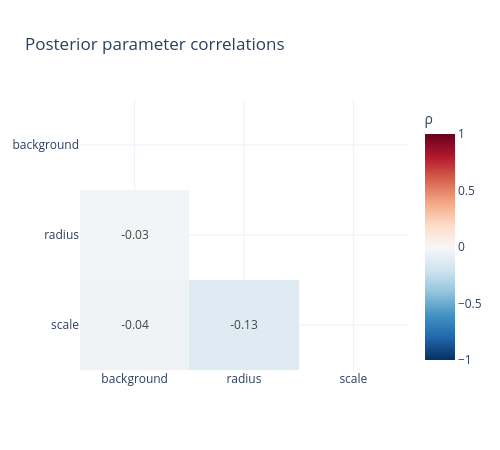

The cell this chart's notebook holds for it:
### Code cell
print('\nGenerating parameter correlation heatmap...')
fitter.plot_param_correlations()

### Figure 1 — Plotly figure (JSON) as saved in the notebook; plotly's stock layout.template omitted (floating-point values rounded to 4 significant figures)
{"data": [{"colorbar": {"title": {"text": "ρ"}}, "colorscale": [[0, "rgb(103,0,31)"], [0.1, "rgb(178,24,43)"], [0.2, "rgb(214,96,77)"], [0.3, "rgb(244,165,130)"], [0.4, "rgb(253,219,199)"], [0.5, "rgb(247,247,247)"], [0.6, "rgb(209,229,240)"], [0.7, "rgb(146,197,222)"], [0.8, "rgb(67,147,195)"], [0.9, "rgb(33,102,172)"], [1, "rgb(5,48,97)"]], "hoverongaps": false, "reversescale": true, "text": [["", "", ""], ["-0.03", "", ""], ["-0.04", "-0.13", ""]], "texttemplate": "%{text}", "type": "heatmap", "x": ["background", "radius", "scale"], "y": ["background", "radius", "scale"], "z": [[NaN, NaN, NaN], [-0.02807, NaN, NaN], [-0.03952, -0.1299, NaN]], "zmax": 1, "zmin": -1}], "layout": {"height": 450, "title": {"text": "Posterior parameter correlations"}, "width": 500, "yaxis": {"autorange": "reversed"}}}
